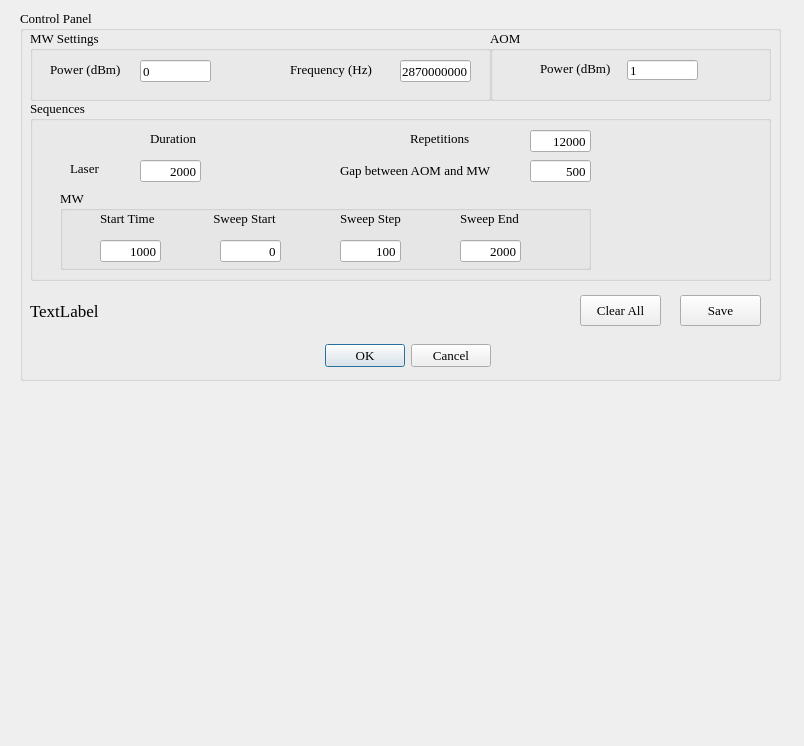
<?xml version="1.0" encoding="UTF-8"?>
<ui version="4.0">
 <class>Dialog</class>
 <widget class="QDialog" name="Dialog">
  <property name="windowModality">
   <enum>Qt::WindowModal</enum>
  </property>
  <property name="geometry">
   <rect>
    <x>0</x>
    <y>0</y>
    <width>804</width>
    <height>746</height>
   </rect>
  </property>
  <property name="windowTitle">
   <string>Rabi</string>
  </property>
  <property name="modal">
   <bool>true</bool>
  </property>
  <widget class="QGroupBox" name="groupBox">
   <property name="geometry">
    <rect>
     <x>20</x>
     <y>10</y>
     <width>761</width>
     <height>371</height>
    </rect>
   </property>
   <property name="font">
    <font>
     <family>Times New Roman</family>
     <pointsize>10</pointsize>
    </font>
   </property>
   <property name="title">
    <string>Control Panel</string>
   </property>
   <widget class="QGroupBox" name="groupBox_2">
    <property name="geometry">
     <rect>
      <x>10</x>
      <y>90</y>
      <width>741</width>
      <height>181</height>
     </rect>
    </property>
    <property name="title">
     <string>Sequences</string>
    </property>
    <widget class="QLineEdit" name="lineEdit_repetitions">
     <property name="geometry">
      <rect>
       <x>500</x>
       <y>30</y>
       <width>61</width>
       <height>22</height>
      </rect>
     </property>
     <property name="text">
      <string>12000</string>
     </property>
     <property name="alignment">
      <set>Qt::AlignRight|Qt::AlignTrailing|Qt::AlignVCenter</set>
     </property>
    </widget>
    <widget class="QLabel" name="label_3">
     <property name="geometry">
      <rect>
       <x>40</x>
       <y>60</y>
       <width>53</width>
       <height>16</height>
      </rect>
     </property>
     <property name="text">
      <string>Laser</string>
     </property>
    </widget>
    <widget class="QLineEdit" name="lineEdit_aom_duration">
     <property name="geometry">
      <rect>
       <x>110</x>
       <y>60</y>
       <width>61</width>
       <height>22</height>
      </rect>
     </property>
     <property name="text">
      <string>2000</string>
     </property>
     <property name="alignment">
      <set>Qt::AlignRight|Qt::AlignTrailing|Qt::AlignVCenter</set>
     </property>
    </widget>
    <widget class="QLabel" name="label_10">
     <property name="geometry">
      <rect>
       <x>380</x>
       <y>30</y>
       <width>71</width>
       <height>16</height>
      </rect>
     </property>
     <property name="text">
      <string>Repetitions</string>
     </property>
    </widget>
    <widget class="QLabel" name="label_9">
     <property name="geometry">
      <rect>
       <x>120</x>
       <y>30</y>
       <width>51</width>
       <height>16</height>
      </rect>
     </property>
     <property name="text">
      <string>Duration</string>
     </property>
    </widget>
    <widget class="QLabel" name="label_14">
     <property name="geometry">
      <rect>
       <x>310</x>
       <y>60</y>
       <width>161</width>
       <height>20</height>
      </rect>
     </property>
     <property name="text">
      <string>Gap between AOM and MW</string>
     </property>
    </widget>
    <widget class="QLineEdit" name="lineEdit_gap">
     <property name="geometry">
      <rect>
       <x>500</x>
       <y>60</y>
       <width>61</width>
       <height>22</height>
      </rect>
     </property>
     <property name="text">
      <string>500</string>
     </property>
     <property name="alignment">
      <set>Qt::AlignRight|Qt::AlignTrailing|Qt::AlignVCenter</set>
     </property>
    </widget>
    <widget class="QGroupBox" name="groupBox_4">
     <property name="geometry">
      <rect>
       <x>30</x>
       <y>90</y>
       <width>531</width>
       <height>80</height>
      </rect>
     </property>
     <property name="title">
      <string>MW</string>
     </property>
     <widget class="QLineEdit" name="lineEdit_MW_sweep_start">
      <property name="geometry">
       <rect>
        <x>160</x>
        <y>50</y>
        <width>61</width>
        <height>22</height>
       </rect>
      </property>
      <property name="text">
       <string>0</string>
      </property>
      <property name="alignment">
       <set>Qt::AlignRight|Qt::AlignTrailing|Qt::AlignVCenter</set>
      </property>
     </widget>
     <widget class="QLineEdit" name="lineEdit_MW_sweep_step">
      <property name="geometry">
       <rect>
        <x>280</x>
        <y>50</y>
        <width>61</width>
        <height>22</height>
       </rect>
      </property>
      <property name="text">
       <string>100</string>
      </property>
      <property name="alignment">
       <set>Qt::AlignRight|Qt::AlignTrailing|Qt::AlignVCenter</set>
      </property>
     </widget>
     <widget class="QLabel" name="label_7">
      <property name="geometry">
       <rect>
        <x>400</x>
        <y>20</y>
        <width>71</width>
        <height>16</height>
       </rect>
      </property>
      <property name="text">
       <string>Sweep End</string>
      </property>
     </widget>
     <widget class="QLineEdit" name="lineEdit_MW_sweep_end">
      <property name="geometry">
       <rect>
        <x>400</x>
        <y>50</y>
        <width>61</width>
        <height>22</height>
       </rect>
      </property>
      <property name="text">
       <string>2000</string>
      </property>
      <property name="alignment">
       <set>Qt::AlignRight|Qt::AlignTrailing|Qt::AlignVCenter</set>
      </property>
     </widget>
     <widget class="QLabel" name="label_12">
      <property name="geometry">
       <rect>
        <x>280</x>
        <y>20</y>
        <width>71</width>
        <height>16</height>
       </rect>
      </property>
      <property name="text">
       <string>Sweep Step</string>
      </property>
     </widget>
     <widget class="QLabel" name="label_13">
      <property name="geometry">
       <rect>
        <x>150</x>
        <y>20</y>
        <width>81</width>
        <height>16</height>
       </rect>
      </property>
      <property name="text">
       <string> Sweep Start</string>
      </property>
     </widget>
     <widget class="QLineEdit" name="lineEdit_MW_start">
      <property name="geometry">
       <rect>
        <x>40</x>
        <y>50</y>
        <width>61</width>
        <height>22</height>
       </rect>
      </property>
      <property name="text">
       <string>1000</string>
      </property>
      <property name="alignment">
       <set>Qt::AlignRight|Qt::AlignTrailing|Qt::AlignVCenter</set>
      </property>
     </widget>
     <widget class="QLabel" name="label_2">
      <property name="geometry">
       <rect>
        <x>40</x>
        <y>20</y>
        <width>71</width>
        <height>16</height>
       </rect>
      </property>
      <property name="text">
       <string>Start Time</string>
      </property>
     </widget>
    </widget>
   </widget>
   <widget class="QGroupBox" name="groupBox_3">
    <property name="geometry">
     <rect>
      <x>10</x>
      <y>20</y>
      <width>461</width>
      <height>71</height>
     </rect>
    </property>
    <property name="title">
     <string>MW Settings</string>
    </property>
    <widget class="QLabel" name="label_6">
     <property name="geometry">
      <rect>
       <x>20</x>
       <y>31</y>
       <width>81</width>
       <height>16</height>
      </rect>
     </property>
     <property name="text">
      <string>Power (dBm)</string>
     </property>
    </widget>
    <widget class="QLineEdit" name="lineEdit_MW_freq">
     <property name="geometry">
      <rect>
       <x>370</x>
       <y>30</y>
       <width>71</width>
       <height>22</height>
      </rect>
     </property>
     <property name="text">
      <string>2870000000</string>
     </property>
    </widget>
    <widget class="QLineEdit" name="lineEdit_MW_power">
     <property name="geometry">
      <rect>
       <x>110</x>
       <y>30</y>
       <width>71</width>
       <height>22</height>
      </rect>
     </property>
     <property name="text">
      <string>0</string>
     </property>
    </widget>
    <widget class="QLabel" name="label_11">
     <property name="geometry">
      <rect>
       <x>260</x>
       <y>31</y>
       <width>91</width>
       <height>16</height>
      </rect>
     </property>
     <property name="text">
      <string>Frequency (Hz)</string>
     </property>
    </widget>
   </widget>
   <widget class="QLabel" name="label_status">
    <property name="geometry">
     <rect>
      <x>10</x>
      <y>290</y>
      <width>511</width>
      <height>21</height>
     </rect>
    </property>
    <property name="font">
     <font>
      <pointsize>13</pointsize>
     </font>
    </property>
    <property name="text">
     <string>TextLabel</string>
    </property>
   </widget>
   <widget class="QPushButton" name="pushButton_clear">
    <property name="geometry">
     <rect>
      <x>560</x>
      <y>285</y>
      <width>81</width>
      <height>31</height>
     </rect>
    </property>
    <property name="text">
     <string>Clear All</string>
    </property>
   </widget>
   <widget class="QPushButton" name="pushButton_save">
    <property name="geometry">
     <rect>
      <x>660</x>
      <y>285</y>
      <width>81</width>
      <height>31</height>
     </rect>
    </property>
    <property name="text">
     <string>Save</string>
    </property>
   </widget>
   <widget class="QDialogButtonBox" name="buttonBox">
    <property name="geometry">
     <rect>
      <x>220</x>
      <y>330</y>
      <width>251</width>
      <height>32</height>
     </rect>
    </property>
    <property name="orientation">
     <enum>Qt::Horizontal</enum>
    </property>
    <property name="standardButtons">
     <set>QDialogButtonBox::Cancel|QDialogButtonBox::Ok</set>
    </property>
   </widget>
   <widget class="QGroupBox" name="groupBox_6">
    <property name="geometry">
     <rect>
      <x>470</x>
      <y>20</y>
      <width>281</width>
      <height>71</height>
     </rect>
    </property>
    <property name="title">
     <string>AOM</string>
    </property>
    <widget class="QLabel" name="label">
     <property name="geometry">
      <rect>
       <x>50</x>
       <y>30</y>
       <width>71</width>
       <height>16</height>
      </rect>
     </property>
     <property name="text">
      <string>Power (dBm)</string>
     </property>
    </widget>
    <widget class="QLineEdit" name="lineEdit_aom_power">
     <property name="geometry">
      <rect>
       <x>137</x>
       <y>30</y>
       <width>71</width>
       <height>20</height>
      </rect>
     </property>
     <property name="text">
      <string>1</string>
     </property>
    </widget>
   </widget>
  </widget>
  <widget class="QLabel" name="label_picture">
   <property name="geometry">
    <rect>
     <x>20</x>
     <y>390</y>
     <width>761</width>
     <height>341</height>
    </rect>
   </property>
   <property name="text">
    <string/>
   </property>
  </widget>
 </widget>
 <resources/>
 <connections>
  <connection>
   <sender>buttonBox</sender>
   <signal>accepted()</signal>
   <receiver>Dialog</receiver>
   <slot>accept()</slot>
   <hints>
    <hint type="sourcelabel">
     <x>248</x>
     <y>254</y>
    </hint>
    <hint type="destinationlabel">
     <x>157</x>
     <y>274</y>
    </hint>
   </hints>
  </connection>
  <connection>
   <sender>buttonBox</sender>
   <signal>rejected()</signal>
   <receiver>Dialog</receiver>
   <slot>reject()</slot>
   <hints>
    <hint type="sourcelabel">
     <x>316</x>
     <y>260</y>
    </hint>
    <hint type="destinationlabel">
     <x>286</x>
     <y>274</y>
    </hint>
   </hints>
  </connection>
 </connections>
</ui>
